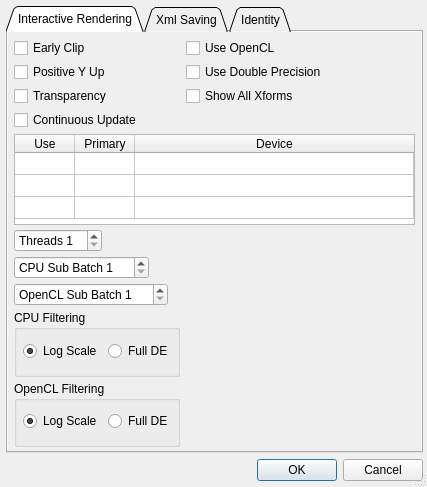
<?xml version="1.0" encoding="UTF-8"?>
<ui version="4.0">
 <class>OptionsDialog</class>
 <widget class="QDialog" name="OptionsDialog">
  <property name="geometry">
   <rect>
    <x>0</x>
    <y>0</y>
    <width>427</width>
    <height>487</height>
   </rect>
  </property>
  <property name="sizePolicy">
   <sizepolicy hsizetype="MinimumExpanding" vsizetype="MinimumExpanding">
    <horstretch>0</horstretch>
    <verstretch>0</verstretch>
   </sizepolicy>
  </property>
  <property name="minimumSize">
   <size>
    <width>427</width>
    <height>415</height>
   </size>
  </property>
  <property name="maximumSize">
   <size>
    <width>16777215</width>
    <height>16777215</height>
   </size>
  </property>
  <property name="windowTitle">
   <string>Options</string>
  </property>
  <property name="sizeGripEnabled">
   <bool>true</bool>
  </property>
  <layout class="QVBoxLayout" name="verticalLayout">
   <property name="leftMargin">
    <number>6</number>
   </property>
   <property name="topMargin">
    <number>6</number>
   </property>
   <property name="rightMargin">
    <number>4</number>
   </property>
   <property name="bottomMargin">
    <number>6</number>
   </property>
   <item>
    <widget class="QTabWidget" name="OptionsTabWidget">
     <property name="sizePolicy">
      <sizepolicy hsizetype="Expanding" vsizetype="Expanding">
       <horstretch>0</horstretch>
       <verstretch>0</verstretch>
      </sizepolicy>
     </property>
     <property name="focusPolicy">
      <enum>Qt::NoFocus</enum>
     </property>
     <property name="autoFillBackground">
      <bool>true</bool>
     </property>
     <property name="tabShape">
      <enum>QTabWidget::Triangular</enum>
     </property>
     <property name="currentIndex">
      <number>0</number>
     </property>
     <widget class="QWidget" name="OptionsInteractiveRenderingTab">
      <property name="autoFillBackground">
       <bool>true</bool>
      </property>
      <attribute name="title">
       <string>Interactive Rendering</string>
      </attribute>
      <layout class="QFormLayout" name="formLayout">
       <property name="fieldGrowthPolicy">
        <enum>QFormLayout::AllNonFixedFieldsGrow</enum>
       </property>
       <property name="verticalSpacing">
        <number>4</number>
       </property>
       <property name="leftMargin">
        <number>6</number>
       </property>
       <property name="topMargin">
        <number>6</number>
       </property>
       <property name="rightMargin">
        <number>6</number>
       </property>
       <property name="bottomMargin">
        <number>4</number>
       </property>
       <item row="0" column="0">
        <widget class="QCheckBox" name="EarlyClipCheckBox">
         <property name="toolTip">
          <string>&lt;html&gt;&lt;head/&gt;&lt;body&gt;&lt;p&gt;Checked: clip colors and gamma correct after density filtering.&lt;/p&gt;&lt;p&gt;Unchecked: do it after spatial filtering.&lt;/p&gt;&lt;/body&gt;&lt;/html&gt;</string>
         </property>
         <property name="statusTip">
          <string/>
         </property>
         <property name="whatsThis">
          <string/>
         </property>
         <property name="text">
          <string>Early Clip</string>
         </property>
        </widget>
       </item>
       <item row="0" column="1">
        <widget class="QCheckBox" name="OpenCLCheckBox">
         <property name="toolTip">
          <string>&lt;html&gt;&lt;head/&gt;&lt;body&gt;&lt;p&gt;Use OpenCL to render if your video card supports it.&lt;/p&gt;&lt;p&gt;This is highly recommended as it will give fluid, real-time interactive editing.&lt;/p&gt;&lt;/body&gt;&lt;/html&gt;</string>
         </property>
         <property name="text">
          <string>Use OpenCL</string>
         </property>
        </widget>
       </item>
       <item row="1" column="0">
        <widget class="QCheckBox" name="YAxisUpCheckBox">
         <property name="toolTip">
          <string>&lt;html&gt;&lt;head/&gt;&lt;body&gt;&lt;p&gt;Checked: Positive Y direction is up.&lt;/p&gt;&lt;p&gt;Unchecked: Positive Y direction is down.&lt;/p&gt;&lt;/body&gt;&lt;/html&gt;</string>
         </property>
         <property name="text">
          <string>Positive Y Up</string>
         </property>
        </widget>
       </item>
       <item row="1" column="1">
        <widget class="QCheckBox" name="DoublePrecisionCheckBox">
         <property name="toolTip">
          <string>&lt;html&gt;&lt;head/&gt;&lt;body&gt;&lt;p&gt;Checked: use 64-bit double precision numbers (slower, but better image quality).&lt;/p&gt;&lt;p&gt;Unchecked: use 32-bit single precision numbers (faster, but worse image quality).&lt;/p&gt;&lt;/body&gt;&lt;/html&gt;</string>
         </property>
         <property name="text">
          <string>Use Double Precision</string>
         </property>
        </widget>
       </item>
       <item row="2" column="0">
        <widget class="QCheckBox" name="TransparencyCheckBox">
         <property name="toolTip">
          <string>&lt;html&gt;&lt;head/&gt;&lt;body&gt;&lt;p&gt;Use transparency in the final image.&lt;/p&gt;&lt;p&gt;This will not make a difference in the editor, but will when saving as .png and opening in other programs.&lt;/p&gt;&lt;/body&gt;&lt;/html&gt;</string>
         </property>
         <property name="text">
          <string>Transparency</string>
         </property>
        </widget>
       </item>
       <item row="2" column="1">
        <widget class="QCheckBox" name="ShowAllXformsCheckBox">
         <property name="toolTip">
          <string>&lt;html&gt;&lt;head/&gt;&lt;body&gt;&lt;p&gt;Checked: show all xforms while dragging.&lt;/p&gt;&lt;p&gt;Unchecked: only show current xform while dragging.&lt;/p&gt;&lt;/body&gt;&lt;/html&gt;</string>
         </property>
         <property name="text">
          <string>Show All Xforms</string>
         </property>
        </widget>
       </item>
       <item row="3" column="0">
        <widget class="QCheckBox" name="ContinuousUpdateCheckBox">
         <property name="toolTip">
          <string>&lt;html&gt;&lt;head/&gt;&lt;body&gt;&lt;p&gt;Continually update output image during interactive rendering.&lt;/p&gt;&lt;p&gt;This will slow down performance, but will give continuous updates on how the final render will look. Note that only log scale filtering is applied on each update. Full DE is not applied until iteration is complete.&lt;/p&gt;&lt;/body&gt;&lt;/html&gt;</string>
         </property>
         <property name="text">
          <string>Continuous Update</string>
         </property>
        </widget>
       </item>
       <item row="6" column="0" colspan="2">
        <widget class="QTableWidget" name="DeviceTable">
         <property name="sizePolicy">
          <sizepolicy hsizetype="MinimumExpanding" vsizetype="MinimumExpanding">
           <horstretch>0</horstretch>
           <verstretch>0</verstretch>
          </sizepolicy>
         </property>
         <property name="minimumSize">
          <size>
           <width>0</width>
           <height>87</height>
          </size>
         </property>
         <property name="maximumSize">
          <size>
           <width>16777215</width>
           <height>91</height>
          </size>
         </property>
         <property name="focusPolicy">
          <enum>Qt::NoFocus</enum>
         </property>
         <property name="editTriggers">
          <set>QAbstractItemView::NoEditTriggers</set>
         </property>
         <property name="selectionMode">
          <enum>QAbstractItemView::NoSelection</enum>
         </property>
         <property name="selectionBehavior">
          <enum>QAbstractItemView::SelectRows</enum>
         </property>
         <property name="showGrid">
          <bool>true</bool>
         </property>
         <property name="columnCount">
          <number>3</number>
         </property>
         <attribute name="horizontalHeaderDefaultSectionSize">
          <number>60</number>
         </attribute>
         <attribute name="horizontalHeaderStretchLastSection">
          <bool>true</bool>
         </attribute>
         <attribute name="verticalHeaderVisible">
          <bool>false</bool>
         </attribute>
         <attribute name="verticalHeaderDefaultSectionSize">
          <number>22</number>
         </attribute>
         <attribute name="verticalHeaderHighlightSections">
          <bool>false</bool>
         </attribute>
         <attribute name="verticalHeaderMinimumSectionSize">
          <number>22</number>
         </attribute>
         <row>
          <property name="text">
           <string>AMD</string>
          </property>
         </row>
         <row>
          <property name="text">
           <string>Nvidia</string>
          </property>
         </row>
         <row>
          <property name="text">
           <string>Intel</string>
          </property>
         </row>
         <column>
          <property name="text">
           <string>Use</string>
          </property>
         </column>
         <column>
          <property name="text">
           <string>Primary</string>
          </property>
         </column>
         <column>
          <property name="text">
           <string>Device</string>
          </property>
         </column>
        </widget>
       </item>
       <item row="7" column="0">
        <widget class="QSpinBox" name="ThreadCountSpin">
         <property name="toolTip">
          <string>&lt;html&gt;&lt;head/&gt;&lt;body&gt;&lt;p&gt;The number of threads to use with CPU rendering.&lt;/p&gt;&lt;p&gt;Decrease for more responsive editing, increase for better performance.&lt;/p&gt;&lt;/body&gt;&lt;/html&gt;</string>
         </property>
         <property name="prefix">
          <string>Threads </string>
         </property>
         <property name="minimum">
          <number>1</number>
         </property>
         <property name="maximum">
          <number>64</number>
         </property>
        </widget>
       </item>
       <item row="8" column="0">
        <widget class="QSpinBox" name="CpuSubBatchSpin">
         <property name="toolTip">
          <string>The number of 10,000 iteration chunks ran per thread on the CPU
in interactive mode for each mouse movement</string>
         </property>
         <property name="prefix">
          <string>CPU Sub Batch </string>
         </property>
         <property name="minimum">
          <number>1</number>
         </property>
         <property name="maximum">
          <number>100</number>
         </property>
        </widget>
       </item>
       <item row="9" column="0">
        <widget class="QSpinBox" name="OpenCLSubBatchSpin">
         <property name="toolTip">
          <string>The number of ~8M iteration chunks ran using OpenCL
in interactive mode for each mouse movement</string>
         </property>
         <property name="prefix">
          <string>OpenCL Sub Batch </string>
         </property>
         <property name="minimum">
          <number>1</number>
         </property>
         <property name="maximum">
          <number>100</number>
         </property>
        </widget>
       </item>
       <item row="10" column="0">
        <widget class="QGroupBox" name="InteraciveCpuFilteringGroupBox">
         <property name="title">
          <string>CPU Filtering</string>
         </property>
         <layout class="QHBoxLayout" name="horizontalLayout">
          <property name="spacing">
           <number>6</number>
          </property>
          <property name="leftMargin">
           <number>6</number>
          </property>
          <property name="topMargin">
           <number>3</number>
          </property>
          <property name="rightMargin">
           <number>4</number>
          </property>
          <property name="bottomMargin">
           <number>5</number>
          </property>
          <item>
           <widget class="QRadioButton" name="CpuFilteringLogRadioButton">
            <property name="toolTip">
             <string>Use log scale filtering for interactive editing on the CPU.</string>
            </property>
            <property name="text">
             <string>Log Scale</string>
            </property>
            <property name="checked">
             <bool>true</bool>
            </property>
           </widget>
          </item>
          <item>
           <widget class="QRadioButton" name="CpuFilteringDERadioButton">
            <property name="toolTip">
             <string>&lt;html&gt;&lt;head/&gt;&lt;body&gt;&lt;p&gt;Use full density estimation filtering for interactive editing on the CPU.&lt;/p&gt;&lt;p&gt;This is slower, but gives better feedback.&lt;/p&gt;&lt;/body&gt;&lt;/html&gt;</string>
            </property>
            <property name="text">
             <string>Full DE</string>
            </property>
           </widget>
          </item>
         </layout>
        </widget>
       </item>
       <item row="11" column="0">
        <widget class="QGroupBox" name="InteraciveGpuFilteringGroupBox">
         <property name="title">
          <string>OpenCL Filtering</string>
         </property>
         <layout class="QHBoxLayout" name="horizontalLayout_2">
          <property name="leftMargin">
           <number>6</number>
          </property>
          <property name="topMargin">
           <number>3</number>
          </property>
          <property name="rightMargin">
           <number>4</number>
          </property>
          <property name="bottomMargin">
           <number>5</number>
          </property>
          <item>
           <widget class="QRadioButton" name="OpenCLFilteringLogRadioButton">
            <property name="toolTip">
             <string>Use log scale filtering for interactive editing using OpenCL.</string>
            </property>
            <property name="text">
             <string>Log Scale</string>
            </property>
            <property name="checked">
             <bool>true</bool>
            </property>
           </widget>
          </item>
          <item>
           <widget class="QRadioButton" name="OpenCLFilteringDERadioButton">
            <property name="toolTip">
             <string>&lt;html&gt;&lt;head/&gt;&lt;body&gt;&lt;p&gt;Use full density estimation filtering for interactive editing using OpenCL.&lt;/p&gt;&lt;p&gt;This is slower, but gives better feedback.&lt;/p&gt;&lt;/body&gt;&lt;/html&gt;</string>
            </property>
            <property name="text">
             <string>Full DE</string>
            </property>
           </widget>
          </item>
         </layout>
        </widget>
       </item>
      </layout>
     </widget>
     <widget class="QWidget" name="OptionsXmlSavingTab">
      <property name="autoFillBackground">
       <bool>true</bool>
      </property>
      <attribute name="title">
       <string>Xml Saving</string>
      </attribute>
      <layout class="QFormLayout" name="formLayout_2">
       <property name="leftMargin">
        <number>6</number>
       </property>
       <property name="topMargin">
        <number>6</number>
       </property>
       <property name="rightMargin">
        <number>6</number>
       </property>
       <property name="bottomMargin">
        <number>6</number>
       </property>
       <item row="0" column="0" colspan="2">
        <widget class="TableWidget" name="OptionsXmlSavingTable">
         <property name="sizePolicy">
          <sizepolicy hsizetype="Minimum" vsizetype="Fixed">
           <horstretch>0</horstretch>
           <verstretch>0</verstretch>
          </sizepolicy>
         </property>
         <property name="minimumSize">
          <size>
           <width>0</width>
           <height>68</height>
          </size>
         </property>
         <property name="maximumSize">
          <size>
           <width>16777215</width>
           <height>68</height>
          </size>
         </property>
         <property name="focusPolicy">
          <enum>Qt::NoFocus</enum>
         </property>
         <property name="frameShape">
          <enum>QFrame::Panel</enum>
         </property>
         <property name="frameShadow">
          <enum>QFrame::Plain</enum>
         </property>
         <property name="verticalScrollBarPolicy">
          <enum>Qt::ScrollBarAlwaysOff</enum>
         </property>
         <property name="horizontalScrollBarPolicy">
          <enum>Qt::ScrollBarAlwaysOff</enum>
         </property>
         <property name="editTriggers">
          <set>QAbstractItemView::NoEditTriggers</set>
         </property>
         <property name="tabKeyNavigation">
          <bool>false</bool>
         </property>
         <property name="alternatingRowColors">
          <bool>false</bool>
         </property>
         <property name="selectionMode">
          <enum>QAbstractItemView::NoSelection</enum>
         </property>
         <property name="verticalScrollMode">
          <enum>QAbstractItemView::ScrollPerPixel</enum>
         </property>
         <property name="horizontalScrollMode">
          <enum>QAbstractItemView::ScrollPerPixel</enum>
         </property>
         <property name="showGrid">
          <bool>true</bool>
         </property>
         <property name="gridStyle">
          <enum>Qt::SolidLine</enum>
         </property>
         <property name="cornerButtonEnabled">
          <bool>false</bool>
         </property>
         <property name="columnCount">
          <number>2</number>
         </property>
         <attribute name="horizontalHeaderVisible">
          <bool>false</bool>
         </attribute>
         <attribute name="horizontalHeaderCascadingSectionResizes">
          <bool>false</bool>
         </attribute>
         <attribute name="horizontalHeaderDefaultSectionSize">
          <number>110</number>
         </attribute>
         <attribute name="horizontalHeaderHighlightSections">
          <bool>false</bool>
         </attribute>
         <attribute name="horizontalHeaderMinimumSectionSize">
          <number>35</number>
         </attribute>
         <attribute name="horizontalHeaderStretchLastSection">
          <bool>true</bool>
         </attribute>
         <attribute name="verticalHeaderVisible">
          <bool>false</bool>
         </attribute>
         <attribute name="verticalHeaderDefaultSectionSize">
          <number>22</number>
         </attribute>
         <attribute name="verticalHeaderHighlightSections">
          <bool>false</bool>
         </attribute>
         <attribute name="verticalHeaderMinimumSectionSize">
          <number>22</number>
         </attribute>
         <attribute name="verticalHeaderStretchLastSection">
          <bool>false</bool>
         </attribute>
         <row>
          <property name="text">
           <string>Temporal Samples</string>
          </property>
         </row>
         <row>
          <property name="text">
           <string>Quality</string>
          </property>
         </row>
         <row>
          <property name="text">
           <string>Supersample</string>
          </property>
         </row>
         <column>
          <property name="text">
           <string>Field</string>
          </property>
         </column>
         <column>
          <property name="text">
           <string/>
          </property>
         </column>
         <item row="0" column="0">
          <property name="text">
           <string>Temporal Samples</string>
          </property>
          <property name="flags">
           <set>ItemIsDragEnabled|ItemIsUserCheckable|ItemIsEnabled</set>
          </property>
         </item>
         <item row="0" column="1">
          <property name="text">
           <string>0</string>
          </property>
         </item>
         <item row="1" column="0">
          <property name="text">
           <string>Quality</string>
          </property>
          <property name="flags">
           <set>ItemIsDragEnabled|ItemIsUserCheckable|ItemIsEnabled</set>
          </property>
         </item>
         <item row="1" column="1">
          <property name="text">
           <string>0</string>
          </property>
         </item>
         <item row="2" column="0">
          <property name="text">
           <string>Supersample</string>
          </property>
          <property name="flags">
           <set>ItemIsDragEnabled|ItemIsUserCheckable|ItemIsEnabled</set>
          </property>
         </item>
         <item row="2" column="1">
          <property name="text">
           <string>0</string>
          </property>
         </item>
        </widget>
       </item>
       <item row="1" column="0">
        <widget class="QCheckBox" name="AutoUniqueCheckBox">
         <property name="text">
          <string>Auto Unique Filenames</string>
         </property>
        </widget>
       </item>
      </layout>
     </widget>
     <widget class="QWidget" name="OptionsIdentityTab">
      <property name="autoFillBackground">
       <bool>true</bool>
      </property>
      <attribute name="title">
       <string>Identity</string>
      </attribute>
      <layout class="QFormLayout" name="formLayout_3">
       <property name="leftMargin">
        <number>6</number>
       </property>
       <property name="topMargin">
        <number>6</number>
       </property>
       <property name="rightMargin">
        <number>6</number>
       </property>
       <property name="bottomMargin">
        <number>6</number>
       </property>
       <item row="0" column="0" colspan="2">
        <widget class="TableWidget" name="OptionsIdentityTable">
         <property name="sizePolicy">
          <sizepolicy hsizetype="Minimum" vsizetype="Fixed">
           <horstretch>0</horstretch>
           <verstretch>0</verstretch>
          </sizepolicy>
         </property>
         <property name="minimumSize">
          <size>
           <width>120</width>
           <height>68</height>
          </size>
         </property>
         <property name="maximumSize">
          <size>
           <width>16777215</width>
           <height>68</height>
          </size>
         </property>
         <property name="focusPolicy">
          <enum>Qt::NoFocus</enum>
         </property>
         <property name="frameShape">
          <enum>QFrame::Panel</enum>
         </property>
         <property name="frameShadow">
          <enum>QFrame::Plain</enum>
         </property>
         <property name="verticalScrollBarPolicy">
          <enum>Qt::ScrollBarAlwaysOff</enum>
         </property>
         <property name="horizontalScrollBarPolicy">
          <enum>Qt::ScrollBarAlwaysOff</enum>
         </property>
         <property name="editTriggers">
          <set>QAbstractItemView::NoEditTriggers</set>
         </property>
         <property name="tabKeyNavigation">
          <bool>false</bool>
         </property>
         <property name="alternatingRowColors">
          <bool>false</bool>
         </property>
         <property name="selectionMode">
          <enum>QAbstractItemView::NoSelection</enum>
         </property>
         <property name="verticalScrollMode">
          <enum>QAbstractItemView::ScrollPerPixel</enum>
         </property>
         <property name="horizontalScrollMode">
          <enum>QAbstractItemView::ScrollPerPixel</enum>
         </property>
         <property name="showGrid">
          <bool>true</bool>
         </property>
         <property name="gridStyle">
          <enum>Qt::SolidLine</enum>
         </property>
         <property name="cornerButtonEnabled">
          <bool>false</bool>
         </property>
         <property name="columnCount">
          <number>2</number>
         </property>
         <attribute name="horizontalHeaderVisible">
          <bool>false</bool>
         </attribute>
         <attribute name="horizontalHeaderCascadingSectionResizes">
          <bool>false</bool>
         </attribute>
         <attribute name="horizontalHeaderDefaultSectionSize">
          <number>110</number>
         </attribute>
         <attribute name="horizontalHeaderHighlightSections">
          <bool>false</bool>
         </attribute>
         <attribute name="horizontalHeaderMinimumSectionSize">
          <number>35</number>
         </attribute>
         <attribute name="horizontalHeaderStretchLastSection">
          <bool>true</bool>
         </attribute>
         <attribute name="verticalHeaderVisible">
          <bool>false</bool>
         </attribute>
         <attribute name="verticalHeaderDefaultSectionSize">
          <number>22</number>
         </attribute>
         <attribute name="verticalHeaderHighlightSections">
          <bool>false</bool>
         </attribute>
         <attribute name="verticalHeaderMinimumSectionSize">
          <number>22</number>
         </attribute>
         <attribute name="verticalHeaderStretchLastSection">
          <bool>false</bool>
         </attribute>
         <row>
          <property name="text">
           <string>Id</string>
          </property>
         </row>
         <row>
          <property name="text">
           <string>Url</string>
          </property>
         </row>
         <row>
          <property name="text">
           <string>Nick</string>
          </property>
         </row>
         <column>
          <property name="text">
           <string>Field</string>
          </property>
         </column>
         <column>
          <property name="text">
           <string/>
          </property>
         </column>
         <item row="0" column="0">
          <property name="text">
           <string>Id</string>
          </property>
          <property name="flags">
           <set>ItemIsDragEnabled|ItemIsUserCheckable|ItemIsEnabled</set>
          </property>
         </item>
         <item row="0" column="1">
          <property name="text">
           <string>-</string>
          </property>
          <property name="flags">
           <set>ItemIsSelectable|ItemIsEditable|ItemIsDragEnabled|ItemIsUserCheckable|ItemIsEnabled</set>
          </property>
         </item>
         <item row="1" column="0">
          <property name="text">
           <string>Url</string>
          </property>
          <property name="flags">
           <set>ItemIsDragEnabled|ItemIsUserCheckable|ItemIsEnabled</set>
          </property>
         </item>
         <item row="1" column="1">
          <property name="text">
           <string>-</string>
          </property>
          <property name="flags">
           <set>ItemIsSelectable|ItemIsEditable|ItemIsDragEnabled|ItemIsUserCheckable|ItemIsEnabled</set>
          </property>
         </item>
         <item row="2" column="0">
          <property name="text">
           <string>Nick</string>
          </property>
          <property name="flags">
           <set>ItemIsDragEnabled|ItemIsUserCheckable|ItemIsEnabled</set>
          </property>
         </item>
         <item row="2" column="1">
          <property name="text">
           <string>-</string>
          </property>
          <property name="flags">
           <set>ItemIsSelectable|ItemIsEditable|ItemIsDragEnabled|ItemIsUserCheckable|ItemIsEnabled</set>
          </property>
         </item>
        </widget>
       </item>
      </layout>
     </widget>
    </widget>
   </item>
   <item>
    <widget class="QDialogButtonBox" name="OptionsButtonBox">
     <property name="orientation">
      <enum>Qt::Horizontal</enum>
     </property>
     <property name="standardButtons">
      <set>QDialogButtonBox::Cancel|QDialogButtonBox::Ok</set>
     </property>
     <property name="centerButtons">
      <bool>false</bool>
     </property>
    </widget>
   </item>
  </layout>
 </widget>
 <customwidgets>
  <customwidget>
   <class>TableWidget</class>
   <extends>QTableWidget</extends>
   <header>TableWidget.h</header>
  </customwidget>
 </customwidgets>
 <tabstops>
  <tabstop>EarlyClipCheckBox</tabstop>
  <tabstop>OpenCLCheckBox</tabstop>
  <tabstop>YAxisUpCheckBox</tabstop>
  <tabstop>DoublePrecisionCheckBox</tabstop>
  <tabstop>TransparencyCheckBox</tabstop>
  <tabstop>ShowAllXformsCheckBox</tabstop>
  <tabstop>ContinuousUpdateCheckBox</tabstop>
  <tabstop>ThreadCountSpin</tabstop>
  <tabstop>CpuSubBatchSpin</tabstop>
  <tabstop>OpenCLSubBatchSpin</tabstop>
  <tabstop>CpuFilteringLogRadioButton</tabstop>
  <tabstop>CpuFilteringDERadioButton</tabstop>
  <tabstop>OpenCLFilteringLogRadioButton</tabstop>
  <tabstop>OpenCLFilteringDERadioButton</tabstop>
  <tabstop>AutoUniqueCheckBox</tabstop>
 </tabstops>
 <resources/>
 <connections>
  <connection>
   <sender>OptionsButtonBox</sender>
   <signal>accepted()</signal>
   <receiver>OptionsDialog</receiver>
   <slot>accept()</slot>
   <hints>
    <hint type="sourcelabel">
     <x>248</x>
     <y>254</y>
    </hint>
    <hint type="destinationlabel">
     <x>157</x>
     <y>274</y>
    </hint>
   </hints>
  </connection>
  <connection>
   <sender>OptionsButtonBox</sender>
   <signal>rejected()</signal>
   <receiver>OptionsDialog</receiver>
   <slot>reject()</slot>
   <hints>
    <hint type="sourcelabel">
     <x>316</x>
     <y>260</y>
    </hint>
    <hint type="destinationlabel">
     <x>286</x>
     <y>274</y>
    </hint>
   </hints>
  </connection>
 </connections>
</ui>
